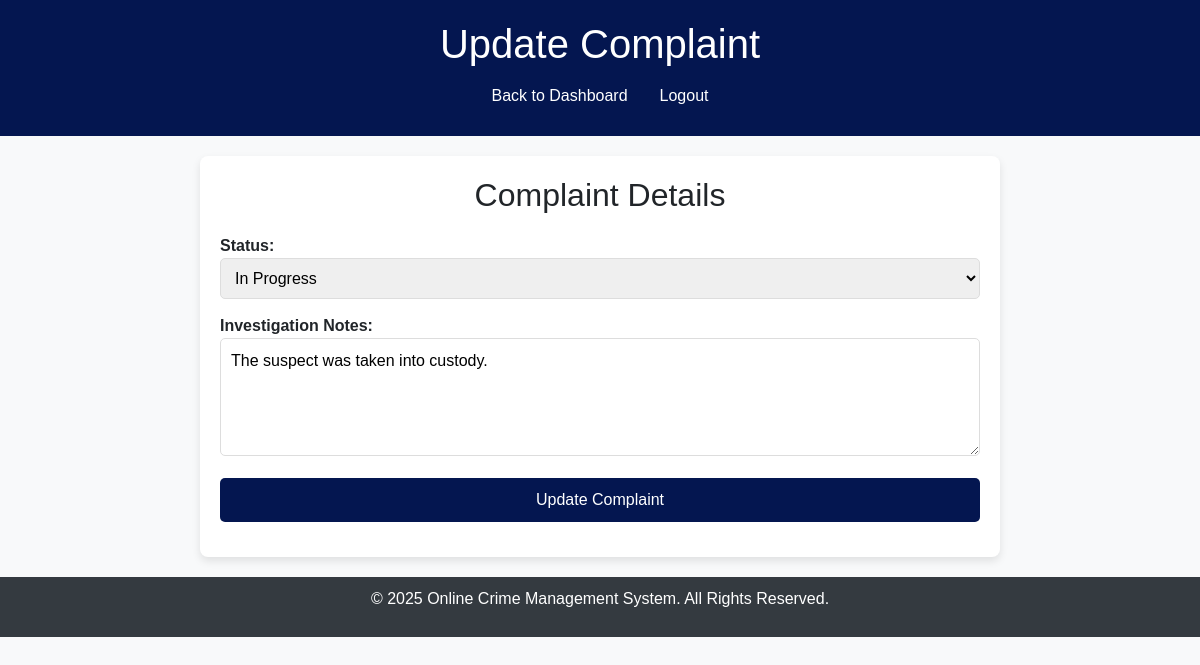
Screenshot of /Update_Complaint.php?id=1 with the database file from the repository.
### tables this page shows
CREATE TABLE `crime_reports` (
  `id` int(11) NOT NULL,
  `name` varchar(255) NOT NULL,
  `email` varchar(255) NOT NULL,
  `phone` varchar(20) NOT NULL,
  `location` varchar(255) NOT NULL,
  `date` date NOT NULL,
  `description` text NOT NULL,
  `evidence` varchar(255) DEFAULT NULL,
  `submitted_at` timestamp NOT NULL DEFAULT current_timestamp(),
  `latitude` decimal(10,8) DEFAULT NULL,
  `longitude` decimal(11,8) DEFAULT NULL,
  `status` varchar(50) NOT NULL DEFAULT 'Pending',
  `notes` text DEFAULT NULL
);

### Update_Complaint.php (the view, shortened to what this page needs)
<?php
include 'database.php';
if (isset($_GET['id'])) {
    $id = mysqli_real_escape_string($conn, $_GET['id']);
    $sql = "SELECT * FROM crime_reports WHERE id='$id'";
    $result = mysqli_query($conn, $sql);
    if (mysqli_num_rows($result) > 0) {
        $report = mysqli_fetch_assoc($result);
    } else {
        echo "<script>alert('Complaint not found!'); window.location.href='Police_Oficer_View_Complaints.php';</script>";
        exit();
    }
} else {
    header("Location: Police_Oficer_View_Complaints.php");
    exit();
}
?>
<!DOCTYPE html>
<html lang="en">
<head>
    <link href="https://cdn.jsdelivr.net/npm/bootstrap@5.3.0-alpha1/dist/css/bootstrap.min.css" rel="stylesheet">
</head>
<body>
<header>
    <h1>Update Complaint</h1>
    <nav>
        <ul class="nav justify-content-center">
            <li class="nav-item"><a href="Police_Officer_Dashboard.php" class="nav-link text-white">Back to Dashboard</a></li>
            <li class="nav-item"><a href="Admin_Logout.php" class="nav-link text-white">Logout</a></li>
        </ul>
    </nav>
</header>
<main>
    <h2>Complaint Details</h2>
    <form action="" method="POST">
        <label for="status">Status:</label>
        <select name="status" required>
            <option value="In Progress" <?php if (!empty($report['status']) && $report['status'] == 'In Progress') echo 'selected'; ?>>In Progress</option>
        </select>
        <label for="notes">Investigation Notes:</label>
        <textarea name="notes" rows="4" required><?php echo htmlspecialchars($report['notes'] ?? ''); ?></textarea>
        <button type="submit" name="update">Update Complaint</button>
    </form>
</main>
<footer>
    <p>&copy; 2025 Online Crime Management System. All Rights Reserved.</p>
</footer>
</body>
</html>

### Update_Complaint.php (style rules this page uses)
body { font-family: 'Arial', sans-serif; background-color: #f8f9fa; }
header { background-color: rgb(4, 22, 80); color: white; padding: 20px; text-align: center; }
main { max-width: 800px; margin: 20px auto; padding: 20px; background-color: white; border-radius: 8px; box-shadow: 0 4px 8px rgba(0, 0, 0, 0.1); }
h2 { text-align: center; margin-bottom: 20px; }
label { font-weight: bold; }
select, textarea, button { width: 100%; padding: 10px; margin-bottom: 15px; border-radius: 5px; border: 1px solid #ddd; }
button { background-color:rgb(4, 22, 80); color: white; border: none; cursor: pointer; }
footer { background-color: #343a40; color: white; padding: 10px; text-align: center; margin-top: 20px; }

### rows the page displays
crime_reports: status "In Progress", notes "The suspect was taken into custody."
